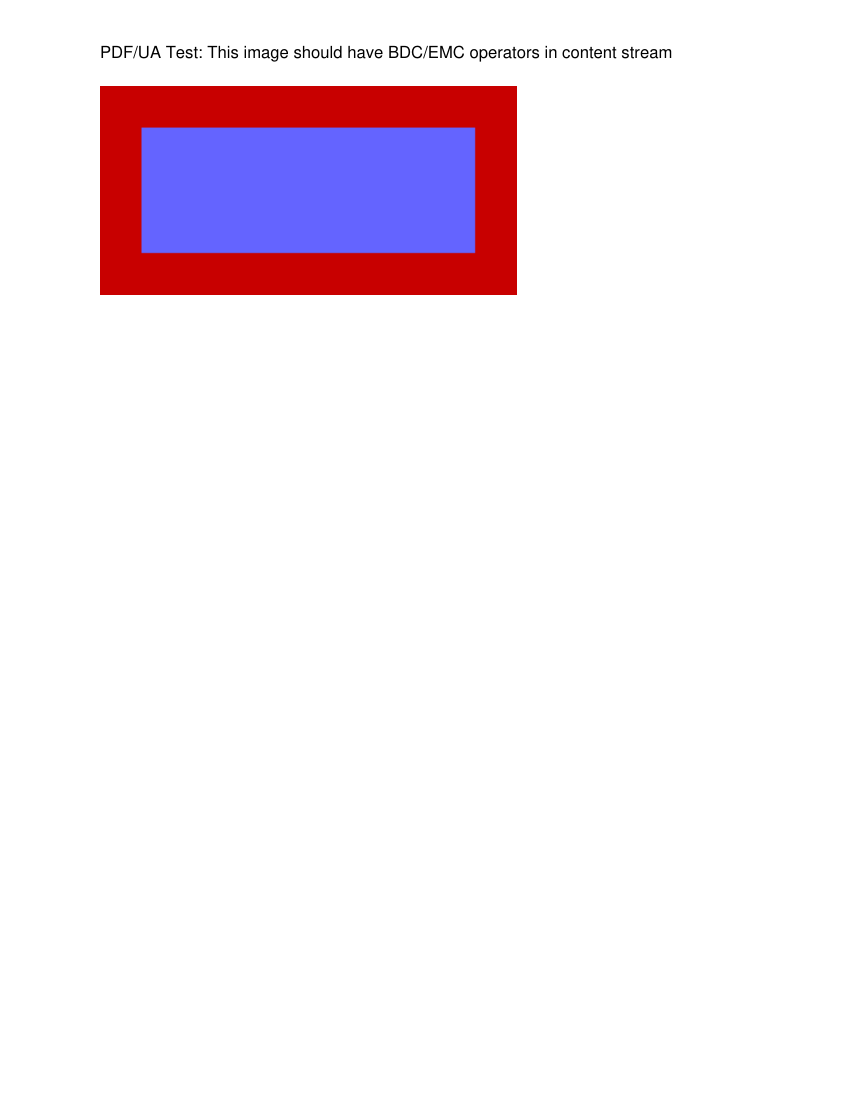

The script that saved this image:
#!/usr/bin/env python3
"""
Test true PDF/UA tagging with BDC/EMC operators around image paint operations
Validates one page, one image scenario per requirements
"""

import logging
import sys
import tempfile
from pathlib import Path

# Setup paths
project_root = Path(__file__).parent
sys.path.insert(0, str(project_root / "shared"))
sys.path.insert(0, str(project_root / "core"))

from pdf_accessibility_recreator import PDFAccessibilityRecreator
from PIL import Image
import numpy as np

def create_test_image():
    """Create a simple test image for PDF/UA validation."""
    img_array = np.zeros((150, 300, 3), dtype=np.uint8)
    img_array[:, :, 0] = 200  # Red
    img_array[50:100, 50:250, 1] = 200  # Yellow overlay
    img_array[30:120, 30:270] = [100, 100, 255]  # Blue border
    
    img = Image.fromarray(img_array)
    temp_file = tempfile.NamedTemporaryFile(suffix='.png', delete=False)
    img.save(temp_file.name)
    temp_file.close()
    return temp_file.name

def test_true_pdfua_compliance():
    """Test true PDF/UA compliance with BDC/EMC operators and proper structure."""
    
    logging.basicConfig(level=logging.DEBUG)
    logger = logging.getLogger(__name__)
    
    print("True PDF/UA Compliance Test")
    print("=" * 50)
    print("Goal: Replace ALT annotations with true PDF/UA tagging")
    print("Validating: One page, one image with BDC/EMC + structure")
    print()
    
    try:
        # Create test image
        test_image = create_test_image()
        print(f"Created test image: {test_image}")
        
        # Create minimal content: one page, one image
        content = {
            'metadata': {
                'title': 'True PDF/UA Test - One Page One Image',
                'author': 'PDF ALT Text Generator - True PDF/UA',
                'subject': 'Testing BDC/EMC operators with MCID linkage',
            },
            'pages': [
                {
                    'page_number': 1,
                    'page_size': (612, 792),
                    'text_blocks': [
                        {
                            'text': 'PDF/UA Test: This image should have BDC/EMC operators in content stream',
                            'bbox': (100, 700, 500, 720),
                            'fonts': [{'font': 'Helvetica', 'size': 12, 'flags': 0}]
                        }
                    ],
                    'images': [
                        {
                            'image_index': 0,
                            'temp_path': test_image,
                            'bbox': (100, 400, 300, 150),
                            'format': 'png',
                            'width': 300,
                            'height': 150,
                            'key': 'page_1_image_0'
                        }
                    ]
                }
            ]
        }
        
        # ALT text with both ASCII and non-Latin characters for AT testing
        alt_text_mapping = {
            'page_1_image_0': 'Test image with colorful borders - Тест изображение - 测试图像'
        }
        
        output_path = project_root / "test_true_pdfua.pdf"
        
        print(f"Output PDF: {output_path}")
        print(f"ALT text: {alt_text_mapping['page_1_image_0']}")
        print()
        
        # Create PDF with true PDF/UA tagging
        recreator = PDFAccessibilityRecreator()
        result = recreator._create_accessible_pdf(content, alt_text_mapping, str(output_path))
        
        print("True PDF/UA Test Results:")
        print(f"  Creation successful: {result}")
        
        if result:
            print(f"✅ True PDF/UA PDF created: {output_path}")
            print()
            print("Expected features:")
            print("  📄 One page, one image scenario")
            print("  🔗 BDC/EMC operators tightly wrapping image paint operation") 
            print("  🏷️ MCID 0-1 per page (text=0, image=1)")
            print("  📊 /Figure structure element with /K int, /Pg ref, /Alt UTF-16BE+BOM")
            print("  🌳 Minimal ParentTree mapping MCID → /Figure")
            print("  📋 /MarkInfo << /Marked true >>, /Lang, /RoleMap")
            print()
            print("Validation steps:")
            print("  1. Check page content stream for '/Figure <</MCID 1>> BDC' around image")
            print("  2. Verify structure element has /K 1, /Pg reference, /Alt text")
            print("  3. Confirm ParentTree maps MCID 1 to Figure element")
            print("  4. Test with PAC3 + veraPDF for compliance")
            print("  5. Verify ALT text reads properly in screen reader (ASCII + Unicode)")
            
            # Quick validation - check if BDC/EMC made it into the PDF
            try:
                with open(output_path, 'rb') as f:
                    pdf_content = f.read().decode('latin1', errors='ignore')
                    
                if '/Figure <</MCID' in pdf_content and 'BDC' in pdf_content:
                    print("\n✅ BDC operators found in PDF content stream")
                else:
                    print("\n⚠️ BDC operators may not be present - check injection method")
                    
                if 'EMC' in pdf_content:
                    print("✅ EMC operators found in PDF content stream")
                else:
                    print("⚠️ EMC operators may not be present")
                    
            except Exception as e:
                print(f"\n⚠️ Could not validate PDF content: {e}")
                
        else:
            print("❌ True PDF/UA PDF creation failed!")
            return 1
        
        # Clean up test image
        Path(test_image).unlink(missing_ok=True)
        
    except Exception as e:
        logger.error(f"Test failed: {e}")
        print(f"Error: {e}")
        return 1
    
    return 0

if __name__ == "__main__":
    exit(test_true_pdfua_compliance())